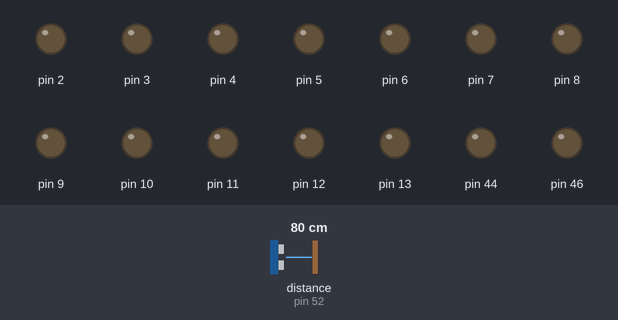
The sketch below on a simulated Arduino Mega 2560, built with avr-gcc and run on an emulated ATmega2560. Parts: output pins drawn as LEDs (lit = HIGH). Wiring (inferred from the names in the program): ultrasonic range finder: trigger pin 50; echo pin 52. Inputs (shaded band) come from the test bench; at power-on: distance to the obstacle (sensor on pin 52) 80 cm. The echo pulse lasts 58.3 µs per cm; random numbers use the default seed unless the sketch sets one; pins used as bus, display or sensor lines are not drawn.

Above: at 2.2 s.
2.3 s: distance to the obstacle (sensor on pin 52) set to 76 cm
At 2.46 s:
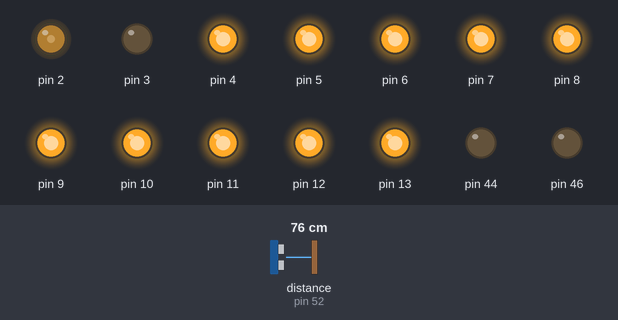
At 3.08 s:
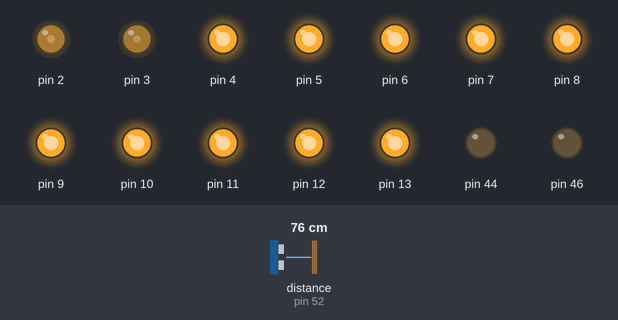
5.3 s: distance to the obstacle (sensor on pin 52) set to 2 cm
At 7.93 s:
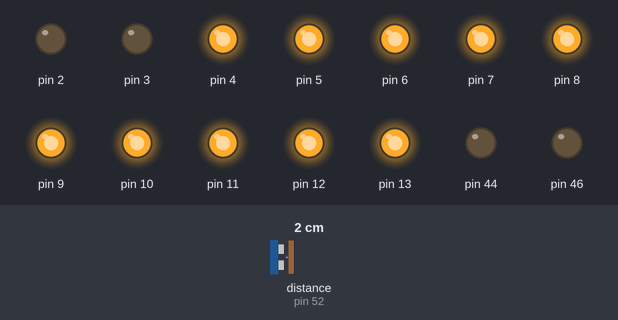
8.3 s: distance to the obstacle (sensor on pin 52) set to 120 cm
11.3 s: distance to the obstacle (sensor on pin 52) set to 299 cm
Timing chart, 0 to 15.3 s (numbered marks = the images above; inputs shaded):
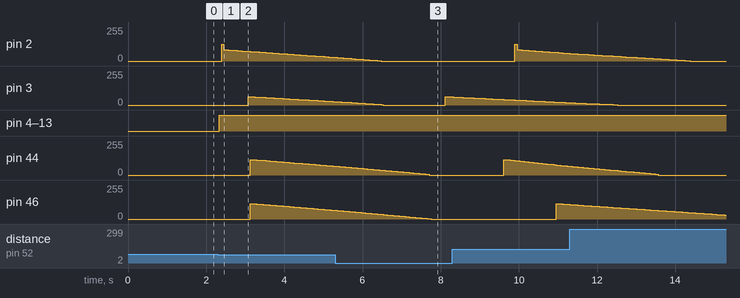

Measured:
- the behaviour switches between 80 and 79 cm on distance to the obstacle (sensor on pin 52) (found by bisection; images 0 and 1)
- after the input at 2.3 s, pin 4–13: LOW → HIGH at once

The sketch:

BOX_E.ino
```cpp
/*
BOX E - 4 boxes
Parts: Arduino MEGA, 4 x 12V Motor, 4 RGB Led (1 w/ brightness control only),
1 HC-SR04 Ultrasonic sensor
Objects: Medals, Wooden Bars (right top), Rock (middle right), Wood Blocks
*/

#include "Ultrasonic.h"
#include "Utils.h"
#include "Led.h"
#include "Motor.h"
// WATCH OUT !!!
#define VIN 12 // Input voltage from power adapter

// LED 1 PINS (RGB) :
#define L1RED 13
#define L1GREEN 12
#define L1BLUE 11
// LED 2 PINS (RGB) :
#define L2RED 10
#define L2GREEN 9
#define L2BLUE 8
// LED 3 PINS (RGB) :
#define L3RED 7
#define L3GREEN 6
#define L3BLUE 5
// LED 4 PINS (L) :
#define LED4 4

// MOTOR 1 PIN :
#define MOTOR1 2
// MOTOR 2 PIN :
#define MOTOR2 3
// MOTOR 3 PIN :
#define MOTOR3 44
// MOTOR 4 PIN :
#define MOTOR4 46

// SENSOR PINS
//#define ECHOPIN1 24
//#define TRIGPIN1 22
#define ECHO 52 // Pin to receive echo pulse
#define TRIG 50 // Pin to send trigger pulse

Ultrasonic ultrasonic(TRIG, ECHO);
Utils utils; // average and elapsedTime/presence functions
Led led1, led2, led3, led4;
Motor motor1, motor2, motor3, motor4;
float motor1MaxV = 4.f;
float motor2MaxV = 3.f;
float motor3MaxV = 5.5;
float motor4MaxV = 4.f;
float motor1PeakV = 6.f;
float motor2PeakV = 6.5;
float motor3PeakV = 6.5;
float motor4PeakV = 6.f;

bool debug = false;

int dist; // distance in cm
int threshold = 80; // threshold distance in cm
int resolution = 50; // ms delay time in loop()
int averageSamples = 5; // number of distance samples to average
// min thresholdTimeIn = resolution, otherwise thresholdTimeIn = resolution
int thresholdTimeIn = 250; // threshold time with presence to startAll()
int thresholdTimeOut = 8000; // threshold time without presence to stopAll()

bool presence; // is someone in front of the sensor ?

void setup(){
  if(debug) Serial.begin(9600);
  //Serial.begin(9600);

  randomSeed(analogRead(0));

  thresholdTimeIn = thresholdTimeIn / resolution;

  motor1 = *new Motor(MOTOR1, VIN, resolution); // (pin, Vin, resolution)
  motor1.SetImpulse(motor1PeakV, resolution); // (voltage, duration)
  motor1.SetRamp(motor1MaxV, 4000); // (voltage, duration)
  motor1.SetLoopDur(8000); // must be called after SetRamp() and/or SetImpulse()

  motor2 = *new Motor(MOTOR2, VIN, resolution); // (pin, Vin, resolution)
  motor2.SetImpulse(motor2PeakV, resolution); // (voltage, duration)
  motor2.SetRamp(motor2MaxV, 4000); // (voltage, duration)
  motor2.SetWait(1000);
  motor2.SetLoopDur(8000); // must be called after SetRamp() and/or SetImpulse()

  motor3 = *new Motor(MOTOR3, VIN, resolution); // (pin, Vin, resolution)
  motor3.SetImpulse(motor3PeakV, resolution); // (voltage, duration)
  motor3.SetRamp(motor3MaxV, 4000); // (voltage, duration)
  motor3.SetWait(2000);
  motor3.SetLoopDur(8000); // must be called after SetRamp() and/or SetImpulse()

  motor4 = *new Motor(MOTOR4, VIN, resolution); // (pin, Vin, resolution)
  motor4.SetImpulse(motor4PeakV, resolution); // (voltage, duration)
  motor4.SetRamp(motor3MaxV, 4000); // (voltage, duration)
  motor4.SetWait(3000);
  motor4.SetLoopDur(8000); // must be called after SetRamp() and/or SetImpulse()

  led1 = *new Led(L1RED, L1GREEN, L1BLUE, ANALOG);
  led1.SetRGB(255, 255, 255);
  led2 = *new Led(L2RED, L2GREEN, L2BLUE, ANALOG);
  led2.SetRGB(255, 255, 255);
  led3 = *new Led(L3RED, L3GREEN, L3BLUE, ANALOG);
  led3.SetRGB(255, 255, 255);
  led4 = *new Led(LED4, LED4, LED4, ANALOG);
  led4.SetRGB(255, 255, 255);

  utils = *new Utils();
  utils.AverageSetup(averageSamples);
  for(int i = 0; i < averageSamples; i++){ // fill avereage array
   utils.Average(ultrasonic.Ranging());
  }
  utils.ElapsedSetup(thresholdTimeIn, thresholdTimeOut, resolution);

  delay(1000);
  //
}

void loop(){

  dist = utils.Average(ultrasonic.Ranging());
  Debug("distance = ", dist);

  presence = utils.ElapsedTime(dist < threshold);
  Debug("presence = ", presence);

  if (presence) StartAll();
  else StopAll();

  RandomizeMotors();

  delay(resolution);
}
void StartAll(){
  led1.On();
  led2.On();
  led3.On();
  led4.On();
  motor1.Run();
  motor2.Run();
  motor3.Run();
  motor4.Run();
}
void StopAll(){
  led1.Off();
  led2.Off();
  led3.Off();
  led4.Off();
  motor1.Stop();
  motor2.Stop();
  motor3.Stop();
  motor4.Stop();
}

void RandomizeMotors(){
  if(!motor1.active){
    motor1.SetRamp(motor1MaxV, (int)random(2000, 6000)); // (voltage, duration)
    motor1.SetLoopDur((int)random(4000, 8000)); // must be called after SetRamp() and/or SetImpulse()
  }
  if(!motor2.active){
    motor2.SetRamp(motor2MaxV, (int)random(2000, 6000)); // (voltage, duration)
    motor2.SetWait((int)random(500, 3000));
    motor2.SetLoopDur((int)random(4000, 8000)); // must be called after SetRamp() and/or SetImpulse()
  }
  if(!motor3.active){
    motor3.SetRamp(motor3MaxV, (int)random(2000, 6000)); // (voltage, duration)
    motor3.SetWait((int)random(500, 3000));
    motor3.SetLoopDur((int)random(4000, 8000)); // must be called after SetRamp() and/or SetImpulse()
  }
  if(!motor4.active){
    motor4.SetRamp(motor3MaxV, (int)random(2000, 6000)); // (voltage, duration)
    motor4.SetWait((int)random(500, 3000));
    motor4.SetLoopDur((int)random(4000, 8000)); // must be called after SetRamp() and/or SetImpulse()
  }
}

void Debug(String _label, int _val){
  if(debug){
    Serial.print(_label);
    Serial.println(_val);
  }
}
```

LED.h
```cpp
#ifndef LED_H
#define LED_H

#define ANALOG 1
#define DIGITAL 0

class Led{
public:
  Led(); //default constructor
  Led(int _rPin, int _gPin, int _bPin, int _m); // (redPin, greenPin, bluePin, mode)
  void SetRGB(int _r, int _g, int _b); // set RGB colors
  // variables
  int red, green, blue;
  int mode; // 1 = analog, 0 = digital

  void On();
  void Off();

private:
  int rPin, gPin, bPin;
};

#endif
```

Led.cpp
```cpp
#include "Led.h"
#include "Arduino.h"

Led::Led(){
  // default constructor
  red = HIGH;
  green = HIGH;
  blue = HIGH;
}

Led::Led(int _rPin, int _gPin, int _bPin, int _m){ // default constructor
  rPin = _rPin;
  gPin = _gPin;
  bPin = _bPin;
  mode = _m;
  pinMode(rPin, OUTPUT);
  pinMode(gPin, OUTPUT);
  pinMode(bPin, OUTPUT);
}

void Led::SetRGB(int _r, int _g, int _b){
  red = _r;
  green = _g;
  blue = _b;
}

void Led::On(){
  if(mode){
    analogWrite(rPin, red);
    analogWrite(gPin, green);
    analogWrite(bPin, blue);
  }
  else{
    if (red > 0) digitalWrite(rPin, HIGH);
    else digitalWrite(rPin, LOW);
    if (green > 0) digitalWrite(gPin, HIGH);
    else digitalWrite(gPin, LOW);
    if (blue > 0) digitalWrite(bPin, HIGH);
    else digitalWrite(bPin, LOW);
  }
}

void Led::Off(){
  digitalWrite(rPin, LOW);
  digitalWrite(gPin, LOW);
  digitalWrite(bPin, LOW);
}
```

Motor.cpp
```cpp
#include "Motor.h"
#include "Arduino.h"

Motor::Motor() : util(){
  // default constructor
}
Motor::Motor(int _pin, float _vin, int _res) : util(){
  pin = _pin;
  vin = _vin;
  resolution = _res;
  active = false;
  wait = resolution; // default wait time = 0 (run immediately)
}

void Motor::SetRamp(float _max, int _t){
  rampMax = _max;
  ResetRamp();
  if(_t > resolution) rampDur = _t;
  else rampDur = resolution+1;
  rampDec = rampMax / (rampDur / resolution);
  SetLoopDur(loopDur);
}

void Motor::SetImpulse(float _max, int _t){
  impulseMax = _max;
  if(_t > resolution) impulseDur = _t;
  else impulseDur = resolution+1;
  SetLoopDur(loopDur);
}

void Motor::SetLoopDur(int _t){
  if(_t > impulseDur + rampDur + wait) loopDur = _t;
  else loopDur = impulseDur + rampDur + wait;
}

void Motor::SetWait(int _t){
  if(_t > resolution) wait = _t;
  else wait = resolution;
  SetLoopDur(loopDur);
}

void Motor::Run(){
  playHead += resolution;

  if(playHead > loopDur) Stop();
  else{
    if(playHead > wait){
      if(playHead < impulseDur+wait) Impulse();
      else {
        if(playHead < rampDur+wait) Ramp();
        else analogWrite(pin, LOW);
      }
    }
  }
}

void Motor::Impulse(){
  active = true;
  analogWrite(pin, util.Voltage2Float(impulseMax, vin));
}

void Motor::Ramp(){
  active = true;
  analogWrite(pin, util.Voltage2Float(rampVal, vin));
  rampVal -= rampDec;
}

void Motor::ResetRamp(){
    rampVal = rampMax;
}

void Motor::Stop(){
  analogWrite(pin, LOW);
  active = false;
  playHead = 0;
  rampVal = rampMax;
}

int Motor::GetPlayHead(){
  return playHead;
}
```

Motor.h
```cpp
#ifndef MOTOR_H
#define MOTOR_H

#include "Utils.h"

class Motor{
public:
  Motor(); //default constructor
  Motor(int _pin, float _vin, int _res); // (pin, Vin, resolution)
  void SetRamp(float _max, int _t);
  void SetImpulse(float _max, int _t);
  void SetLoopDur(int _t); // if loopTime > impulseTime+rampTime there is a pause after the ramp
  void SetWait(int _t); // set time to wait before running the motor
  int GetPlayHead(); // return playHead position

  void Run();
  void Stop();

  int rampDur;
  float rampMax; // max voltage
  int impulseDur;
  float impulseMax; // max voltage
  int loopDur;
  int wait;
  bool active;

  float rampVal; // ramp value at current timing
  float rampDec; // ramp decrementation value (depends on rampDur and resolution)
private:
  Utils util;

  void Impulse();
  void Ramp();
  void ResetRamp();

  float vin; // Vin
  int pin;
  int resolution; // ms delay time in loop()
  int playHead;


};

#endif
```

Ultrasonic.cpp
```cpp
/*
  Ultrasonic.cpp - Library for HC-SR04 Ultrasonic Ranging Module.library

  Created by ITead studio. Apr 20, 2010.
  iteadstudio.com
*/

#include "Arduino.h"
#include "Ultrasonic.h"

Ultrasonic::Ultrasonic(int TP, int EP)
{
   pinMode(TP,OUTPUT);
   pinMode(EP,INPUT);
   Trig_pin=TP;
   Echo_pin=EP;
   prevDist = 0;
}

long Ultrasonic::Timing()
{
  digitalWrite(Trig_pin, LOW);
  delayMicroseconds(2);
  digitalWrite(Trig_pin, HIGH);
  delayMicroseconds(10);
  digitalWrite(Trig_pin, LOW);
  duration = pulseIn(Echo_pin,HIGH);
  return duration;
}

unsigned long Ultrasonic::Ranging()
{
  Timing();
  distance = duration /29 / 2 ;
  if(distance > MINDIST && distance < MAXDIST){
    prevDist = distance;
    return distance;
  }
  else{
    return prevDist;
  }
}
```

Ultrasonic.h
```cpp
/*
  Ultrasonic.h - Library for HR-SC04 Ultrasonic Ranging Module.
  Created by ITead studio. Alex, Apr 20, 2010.
  iteadstudio.com
*/


#ifndef Ultrasonic_h
#define Ultrasonic_h

#include "Arduino.h"
#define MINDIST 4
#define MAXDIST 600

class Ultrasonic
{
  public:
    Ultrasonic(int TP, int EP);
    long Timing();
    unsigned long Ranging();

    private:
    int Trig_pin;
    int Echo_pin;
    unsigned long  duration,distance, prevDist;

};

#endif
```

Utils.cpp
```cpp
#include "Utils.h"
#include "Arduino.h"

Utils::Utils(){ // default constructor

}

//RUNNING AVERAGE
void Utils::AverageSetup(int _size){
  iterator = 0;
  averageSize = _size;
  average = (int *) calloc (averageSize, sizeof(int));
  averageValue = 0;
}
float Utils::Average(int _s){ // input sample
  averageValue = 0; // reset average value
  for(int i = 1; i < averageSize; i++){
    average[i-1] = average[i];
    averageValue += average[i-1];
  }
  average[averageSize-1] = _s;
  averageValue += _s;
  averageValue /= averageSize;
  //Serial.println(averageValue);
  return averageValue;
}
// CALC ELAPSED TIME (true -> IN) (false -> OUT)
void Utils::ElapsedSetup(int _in, int _out, int _res){
  presence = false; // is someone in front of the sensor ?
  elapsedTimeIn = 0; // elapsed time since beginning of presence
  elapsedTimeOut = 0; // elapsed time since lack of presence

  timeResolution = _res;
  thresholdTimeIn = _in; // threshold time with presence to startAll()
  thresholdTimeOut = _out; // threshold time without presence to stopAll()
}

bool Utils::ElapsedTime(bool _b){
  if(_b){
    elapsedTimeIn += timeResolution;
    if(elapsedTimeIn > thresholdTimeIn){
      presence = true;
      elapsedTimeOut = 0; // reset elapsed time
    }
  }
  else{
    elapsedTimeOut += timeResolution;
    if(elapsedTimeOut > thresholdTimeOut){
      presence = false;
      elapsedTimeIn = 0;
    }
  }
  return presence;
}

// CONVERSIONS
int Utils::Voltage2Int(float _v, float _vin){ // v = desired output voltage (must be < vin)
  if(_v <= _vin){
    //Serial.println(v * 255.f / vin);
    return int(_v * 255.f / _vin); // returns value from 0~255 corresponding to the desired voltage, where 255 = vin
  }
  else return LOW; // safety
}
float Utils::Voltage2Float(float _v, float _vin){ // v = desired output voltage (must be < vin)
  if(_v <= _vin){
    //Serial.println(v * 255.f / vin);
    return _v * 255.f / _vin; // returns value from 0~255 corresponding to the desired voltage, where 255 = vin
  }
  else return LOW; // safety
}
```

Utils.h
```cpp
#ifndef UTILS_H
#define UTILS_H

class Utils{
public:
  Utils(); // default constructor
  // Average
  void AverageSetup(int _size); // function (average sample size)
  float Average(int _s); // function(input sample)
  int *average;
  float averageValue;
  // Elapsed Time
  void ElapsedSetup(int _in, int _out, int _res);
  bool ElapsedTime(bool _b);
  int thresholdTimeIn; // threshold time with presence to startAll()
  int thresholdTimeOut; // threshold time without presence to stopAll()
  int timeResolution; // ms delay time in loop()
  // Conversions
  int Voltage2Int(float _v, float _vin); // (voltage, VIN)
  float Voltage2Float(float _v, float _vin);

private:
  int averageSize; // average sample size
  int iterator; // average iterator

  bool presence; // is someone in front of the sensor ?
  int elapsedTimeIn; // elapsed time since beginning of presence
  int elapsedTimeOut; // elapsed time since lack of presence
};

#endif
```
